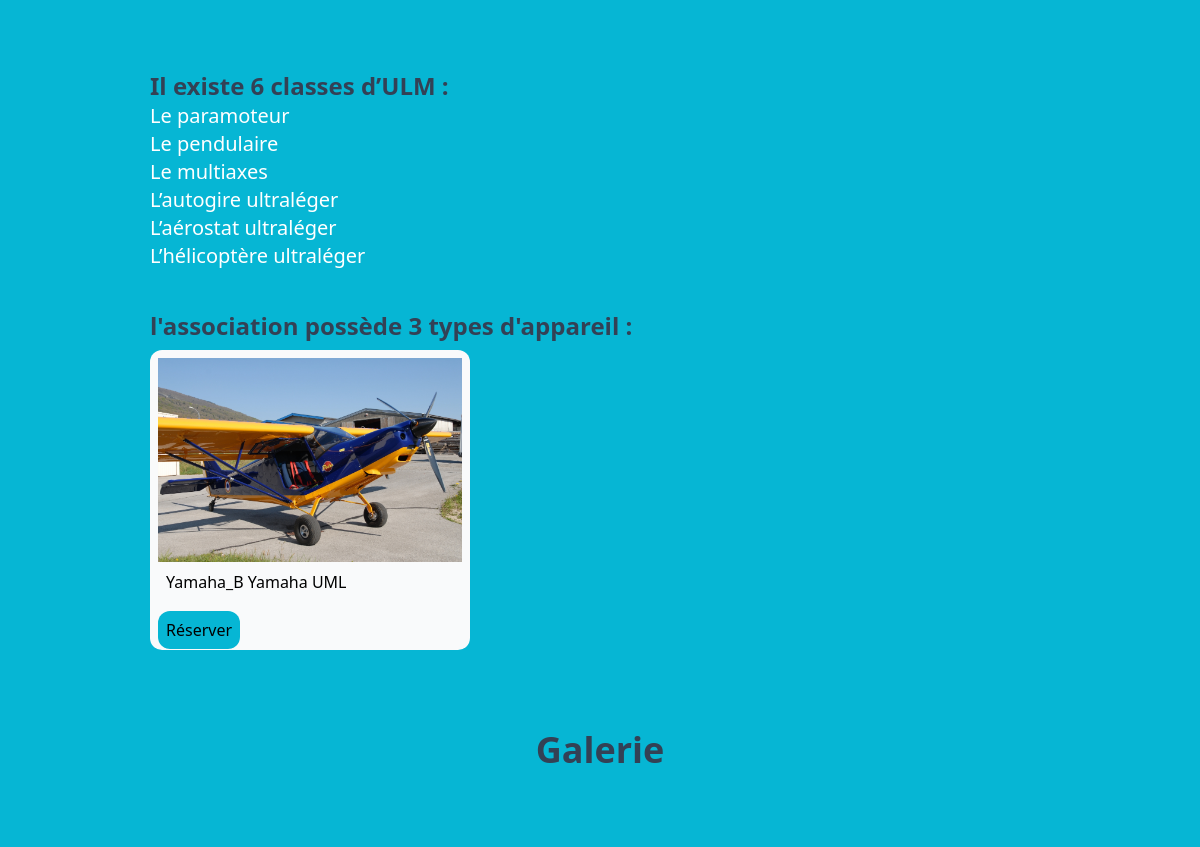
Before: / (middle part) with the older database file.
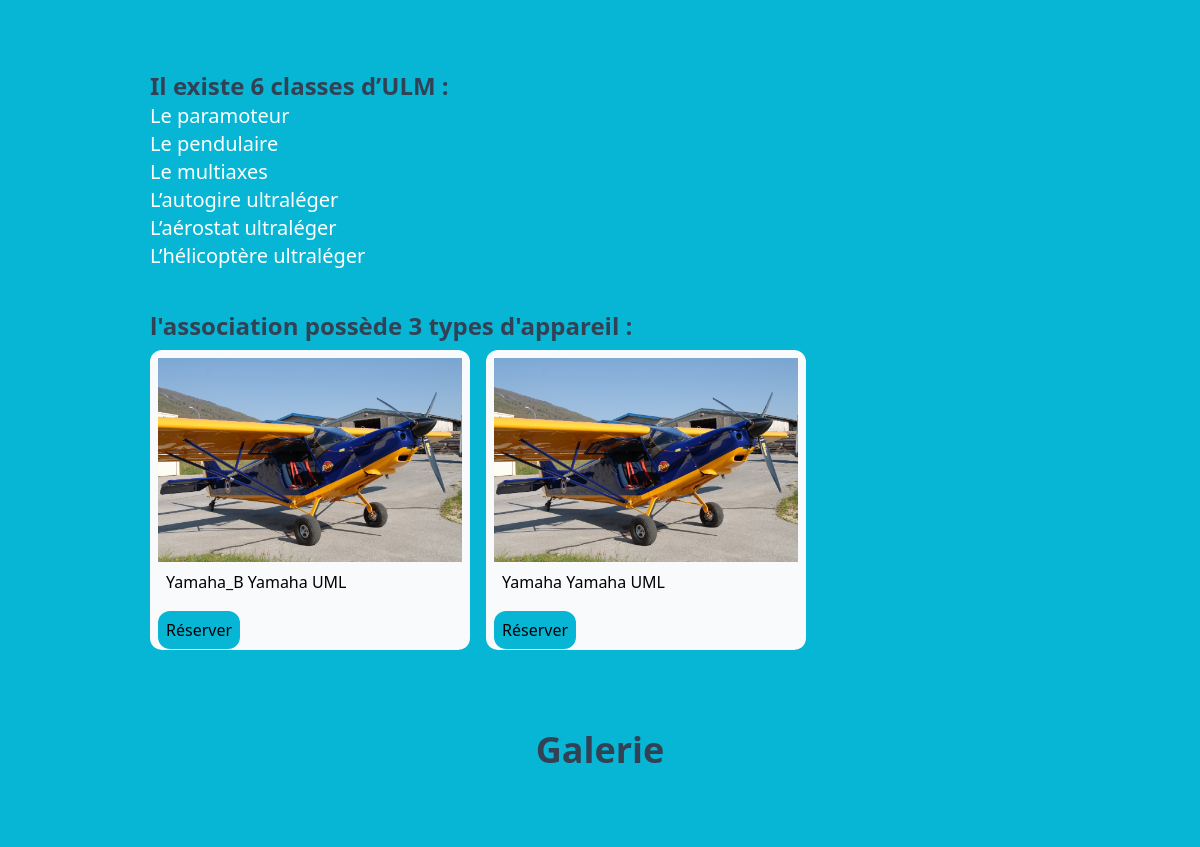
After: the same page with the newer database file.
### tables this page shows
CREATE TABLE `Plane` (
  `modele` varchar(35) NOT NULL,
  `marque` varchar(35) NOT NULL,
  `immatriculation` varchar(25) NOT NULL,
  `type` varchar(10) NOT NULL,
  `id` int(11) NOT NULL
);

### controllers/home.php (called while the page is built, shortened)
<?php
function home()
{
    require('./class/Plane.php');
    require('./component/Header.php');
    require('./component/AllPlane.php');
    require('./component/Galerie.php');
    require('./component/Footer.php');
}

### class/Plane.php (called while the page is built, shortened)
<?php
class Plane  extends Model
{
    public function __construct()
    {
        $this->table = __CLASS__;
    }
    public function requete(string $sql)
    {
        $this->db = Database::getInstance();
        return $this->db->query($sql);
    }
    public function findAll()
    {
            $query = $this->requete('SELECT * FROM ' . $this->table);
            return $query->fetchAll(PDO::FETCH_ASSOC);
    }
}

### class/Database.php (called while the page is built, shortened)
<?php
class Database extends PDO
{
    private static $instance;
    public function __construct()
    {
        $_dsn = 'mysql:dbname=' . self::DBNAME . ';host=' . self::DBHOST;
    }
    public static function getInstance(): self
    {
        if (self::$instance === null) {
            self::$instance = new self();
        }
        return self::$instance;
    }
}

### component/AllPlane.php (the view, shortened to what this page needs)
<section class=" mt-20 w-full">
    <div class="block w-full lg:w-3/4 m-auto mt-20">
        <div class="w-full m-auto mt-10 ">
            <p class="text-2xl text-slate-700 font-semibold">Il existe 6 classes d’ULM : </p>
            <ul>
                <li class="text-white text-xl">Le paramoteur</li>
                <li class="text-white text-xl">Le pendulaire</li>
                <li class="text-white text-xl">Le multiaxes</li>
                <li class="text-white text-xl">L’autogire ultraléger</li>
                <li class="text-white text-xl">L’aérostat ultraléger</li>
                <li class="text-white text-xl">L’hélicoptère ultraléger</li>
            </ul>
        </div>
        <div class="w-full m-auto mt-10 ">
            <p class="text-2xl text-slate-700 font-semibold">l'association possède 3 types d'appareil : </p>
            <div class="mt-2 overflow-x-scroll  flex flex-nowrap relative gap-4 ">
                <?php
                $plane = new Plane();
                $searchPlane = $plane->findAll();
                foreach ($searchPlane as $model) {
                ?>
                    <div class="bg-gray-50  w-80 rounded-xl flex-none p-2">
                        <img src="./assets/images/b.jpg" alt="image d'élicoptère">
                        <p class="p-2 mb-4"> <?= $model['modele'] ?> <?= $model['marque'] ?> <?= $model['type'] ?></p>
                        <a class="p-2 bg-cyan-500 rounded-xl mb-2" href="#reserver">Réserver</a>
                    </div>
                <?php } ?>
            </div>
        </div>
    </div>
</section>

### index.php (shortened to what this page needs)
<?php
include('./controllers/home.php');
if (isset($_GET['connexion'])) {
    connexion();
} elseif (isset($_GET['inscription'])) {
    inscription();
} elseif (isset($_GET['profil'])) {
    profil();
} elseif (isset($_GET['meteo'])) {
    LaMeteo();
} else {
    home();
}

### component/header.php (shortened to what this page needs)
<!DOCTYPE html>
<html lang="fr">
<head>
    <link rel="stylesheet" href="./dist/style.css">
</head>
<body class="bg-cyan-500 overflow-hidden overflow-y-scroll">

### component/Galerie.php (shortened to what this page needs)
<section class="mt-20 w-full">
<h1 class="text-2xl lg:text-4xl w-3/4 m-auto text-center text-slate-700 font-bold">Galerie</h1>
</section>

### component/Footer.php (shortened to what this page needs)
</body>
</html>

Changed rows visible on the page:
added plane: modele "Yamaha", marque "Yamaha", type "UML"
